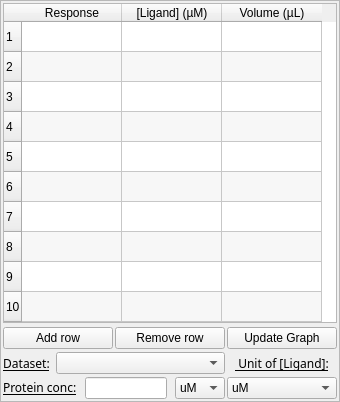
     <widget class="QFrame" name="frame">
      <property name="sizePolicy">
       <sizepolicy hsizetype="Maximum" vsizetype="Preferred">
        <horstretch>0</horstretch>
        <verstretch>0</verstretch>
       </sizepolicy>
      </property>
      <property name="autoFillBackground">
       <bool>false</bool>
      </property>
      <property name="frameShape">
       <enum>QFrame::StyledPanel</enum>
      </property>
      <property name="frameShadow">
       <enum>QFrame::Sunken</enum>
      </property>
      <layout class="QGridLayout" name="gridLayout_3">
       <property name="leftMargin">
        <number>2</number>
       </property>
       <property name="topMargin">
        <number>2</number>
       </property>
       <property name="rightMargin">
        <number>2</number>
       </property>
       <property name="bottomMargin">
        <number>2</number>
       </property>
       <item row="0" column="0">
        <layout class="QGridLayout" name="gridLayout_4">
         <property name="sizeConstraint">
          <enum>QLayout::SetDefaultConstraint</enum>
         </property>
         <property name="verticalSpacing">
          <number>4</number>
         </property>
         <item row="1" column="0">
          <layout class="QGridLayout" name="gridLayout_5">
           <property name="sizeConstraint">
            <enum>QLayout::SetDefaultConstraint</enum>
           </property>
           <property name="horizontalSpacing">
            <number>2</number>
           </property>
           <property name="verticalSpacing">
            <number>3</number>
           </property>
           <item row="0" column="1">
            <widget class="QPushButton" name="add_row_button">
             <property name="sizePolicy">
              <sizepolicy hsizetype="Minimum" vsizetype="Fixed">
               <horstretch>0</horstretch>
               <verstretch>0</verstretch>
              </sizepolicy>
             </property>
             <property name="cursor">
              <cursorShape>PointingHandCursor</cursorShape>
             </property>
             <property name="focusPolicy">
              <enum>Qt::StrongFocus</enum>
             </property>
             <property name="text">
              <string>Add row</string>
             </property>
             <property name="iconSize">
              <size>
               <width>10</width>
               <height>10</height>
              </size>
             </property>
             <property name="autoDefault">
              <bool>false</bool>
             </property>
             <property name="default">
              <bool>false</bool>
             </property>
             <property name="flat">
              <bool>false</bool>
             </property>
            </widget>
           </item>
           <item row="2" column="3">
            <widget class="QLabel" name="label_3">
             <property name="sizePolicy">
              <sizepolicy hsizetype="Preferred" vsizetype="Preferred">
               <horstretch>0</horstretch>
               <verstretch>0</verstretch>
              </sizepolicy>
             </property>
             <property name="font">
              <font>
               <family>Arial Rounded MT Bold</family>
               <pointsize>9</pointsize>
               <underline>true</underline>
              </font>
             </property>
             <property name="text">
              <string> Unit of [Ligand]:</string>
             </property>
             <property name="alignment">
              <set>Qt::AlignCenter</set>
             </property>
            </widget>
           </item>
           <item row="0" column="2">
            <widget class="QPushButton" name="remove_row_button">
             <property name="sizePolicy">
              <sizepolicy hsizetype="Preferred" vsizetype="Fixed">
               <horstretch>0</horstretch>
               <verstretch>0</verstretch>
              </sizepolicy>
             </property>
             <property name="cursor">
              <cursorShape>PointingHandCursor</cursorShape>
             </property>
             <property name="autoFillBackground">
              <bool>false</bool>
             </property>
             <property name="text">
              <string>Remove row</string>
             </property>
             <property name="iconSize">
              <size>
               <width>10</width>
               <height>10</height>
              </size>
             </property>
            </widget>
           </item>
           <item row="0" column="3">
            <widget class="QPushButton" name="update_graph_button">
             <property name="sizePolicy">
              <sizepolicy hsizetype="Preferred" vsizetype="Fixed">
               <horstretch>0</horstretch>
               <verstretch>0</verstretch>
              </sizepolicy>
             </property>
             <property name="focusPolicy">
              <enum>Qt::TabFocus</enum>
             </property>
             <property name="contextMenuPolicy">
              <enum>Qt::DefaultContextMenu</enum>
             </property>
             <property name="autoFillBackground">
              <bool>false</bool>
             </property>
             <property name="text">
              <string>Update Graph</string>
             </property>
             <property name="autoDefault">
              <bool>false</bool>
             </property>
             <property name="default">
              <bool>false</bool>
             </property>
            </widget>
           </item>
           <item row="3" column="1" colspan="2">
            <layout class="QHBoxLayout" name="horizontalLayout_3">
             <property name="spacing">
              <number>8</number>
             </property>
             <property name="leftMargin">
              <number>0</number>
             </property>
             <property name="bottomMargin">
              <number>0</number>
             </property>
             <item>
              <widget class="QLabel" name="label_2">
               <property name="sizePolicy">
                <sizepolicy hsizetype="Fixed" vsizetype="Maximum">
                 <horstretch>0</horstretch>
                 <verstretch>0</verstretch>
                </sizepolicy>
               </property>
               <property name="font">
                <font>
                 <family>Arial Rounded MT Bold</family>
                 <pointsize>9</pointsize>
                 <underline>true</underline>
                </font>
               </property>
               <property name="frameShape">
                <enum>QFrame::NoFrame</enum>
               </property>
               <property name="frameShadow">
                <enum>QFrame::Plain</enum>
               </property>
               <property name="lineWidth">
                <number>1</number>
               </property>
               <property name="text">
                <string>Protein conc:</string>
               </property>
               <property name="alignment">
                <set>Qt::AlignBottom|Qt::AlignLeading|Qt::AlignLeft</set>
               </property>
              </widget>
             </item>
             <item>
              <widget class="QLineEdit" name="protein_conc_square">
               <property name="sizePolicy">
                <sizepolicy hsizetype="Ignored" vsizetype="Fixed">
                 <horstretch>0</horstretch>
                 <verstretch>0</verstretch>
                </sizepolicy>
               </property>
               <property name="autoFillBackground">
                <bool>false</bool>
               </property>
               <property name="frame">
                <bool>true</bool>
               </property>
               <property name="alignment">
                <set>Qt::AlignRight|Qt::AlignTrailing|Qt::AlignVCenter</set>
               </property>
               <property name="readOnly">
                <bool>false</bool>
               </property>
               <property name="clearButtonEnabled">
                <bool>false</bool>
               </property>
              </widget>
             </item>
             <item>
              <widget class="QComboBox" name="unit">
               <property name="sizePolicy">
                <sizepolicy hsizetype="Fixed" vsizetype="Fixed">
                 <horstretch>0</horstretch>
                 <verstretch>0</verstretch>
                </sizepolicy>
               </property>
               <property name="frame">
                <bool>true</bool>
               </property>
               <item>
                <property name="text">
                 <string>uM</string>
                </property>
               </item>
               <item>
                <property name="text">
                 <string>mM</string>
                </property>
               </item>
               <item>
                <property name="text">
                 <string>nM</string>
                </property>
               </item>
              </widget>
             </item>
            </layout>
           </item>
           <item row="2" column="1" colspan="2">
            <layout class="QHBoxLayout" name="horizontalLayout">
             <property name="spacing">
              <number>6</number>
             </property>
             <item>
              <widget class="QLabel" name="label">
               <property name="sizePolicy">
                <sizepolicy hsizetype="Fixed" vsizetype="Preferred">
                 <horstretch>0</horstretch>
                 <verstretch>0</verstretch>
                </sizepolicy>
               </property>
               <property name="font">
                <font>
                 <family>Arial Rounded MT Bold</family>
                 <pointsize>9</pointsize>
                 <weight>50</weight>
                 <bold>false</bold>
                 <underline>true</underline>
                </font>
               </property>
               <property name="layoutDirection">
                <enum>Qt::LeftToRight</enum>
               </property>
               <property name="frameShape">
                <enum>QFrame::NoFrame</enum>
               </property>
               <property name="frameShadow">
                <enum>QFrame::Plain</enum>
               </property>
               <property name="text">
                <string>Dataset:</string>
               </property>
               <property name="textFormat">
                <enum>Qt::AutoText</enum>
               </property>
               <property name="scaledContents">
                <bool>false</bool>
               </property>
               <property name="alignment">
                <set>Qt::AlignCenter</set>
               </property>
               <property name="wordWrap">
                <bool>false</bool>
               </property>
               <property name="buddy">
                <cstring>selected_dataSet</cstring>
               </property>
              </widget>
             </item>
             <item>
              <widget class="QComboBox" name="selected_dataSet">
               <property name="sizePolicy">
                <sizepolicy hsizetype="Preferred" vsizetype="Fixed">
                 <horstretch>0</horstretch>
                 <verstretch>0</verstretch>
                </sizepolicy>
               </property>
              </widget>
             </item>
            </layout>
           </item>
           <item row="3" column="3">
            <widget class="QComboBox" name="ligan_conc_unit">
             <property name="sizePolicy">
              <sizepolicy hsizetype="Preferred" vsizetype="Fixed">
               <horstretch>0</horstretch>
               <verstretch>0</verstretch>
              </sizepolicy>
             </property>
             <property name="maximumSize">
              <size>
               <width>11000000</width>
               <height>16777215</height>
              </size>
             </property>
             <item>
              <property name="text">
               <string>uM</string>
              </property>
             </item>
             <item>
              <property name="text">
               <string>mM</string>
              </property>
             </item>
             <item>
              <property name="text">
               <string>nM</string>
              </property>
             </item>
            </widget>
           </item>
          </layout>
         </item>
         <item row="0" column="0">
          <layout class="QHBoxLayout" name="horizontalLayout_2">
           <property name="sizeConstraint">
            <enum>QLayout::SetDefaultConstraint</enum>
           </property>
           <item>
            <widget class="QTableWidget" name="table">
             <property name="sizePolicy">
              <sizepolicy hsizetype="Preferred" vsizetype="Preferred">
               <horstretch>0</horstretch>
               <verstretch>0</verstretch>
              </sizepolicy>
             </property>
             <property name="minimumSize">
              <size>
               <width>0</width>
               <height>0</height>
              </size>
             </property>
             <property name="frameShape">
              <enum>QFrame::StyledPanel</enum>
             </property>
             <property name="frameShadow">
              <enum>QFrame::Sunken</enum>
             </property>
             <property name="verticalScrollBarPolicy">
              <enum>Qt::ScrollBarAsNeeded</enum>
             </property>
             <property name="horizontalScrollBarPolicy">
              <enum>Qt::ScrollBarAlwaysOff</enum>
             </property>
             <property name="sizeAdjustPolicy">
              <enum>QAbstractScrollArea::AdjustToContents</enum>
             </property>
             <property name="autoScroll">
              <bool>true</bool>
             </property>
             <property name="dragEnabled">
              <bool>false</bool>
             </property>
             <property name="dragDropMode">
              <enum>QAbstractItemView::NoDragDrop</enum>
             </property>
             <property name="alternatingRowColors">
              <bool>true</bool>
             </property>
             <property name="horizontalScrollMode">
              <enum>QAbstractItemView::ScrollPerItem</enum>
             </property>
             <property name="showGrid">
              <bool>true</bool>
             </property>
             <property name="gridStyle">
              <enum>Qt::SolidLine</enum>
             </property>
             <property name="sortingEnabled">
              <bool>false</bool>
             </property>
             <property name="rowCount">
              <number>10</number>
             </property>
             <attribute name="horizontalHeaderCascadingSectionResizes">
              <bool>false</bool>
             </attribute>
             <attribute name="horizontalHeaderShowSortIndicator" stdset="0">
              <bool>false</bool>
             </attribute>
             <attribute name="horizontalHeaderStretchLastSection">
              <bool>false</bool>
             </attribute>
             <row/>
             <row/>
             <row/>
             <row/>
             <row/>
             <row/>
             <row/>
             <row/>
             <row/>
             <row/>
             <column>
              <property name="text">
               <string>Response</string>
              </property>
             </column>
             <column>
              <property name="text">
               <string>[Ligand] (µM)</string>
              </property>
             </column>
             <column>
              <property name="text">
               <string>Volume (µL)</string>
              </property>
             </column>
            </widget>
           </item>
          </layout>
         </item>
        </layout>
       </item>
      </layout>
     </widget>
